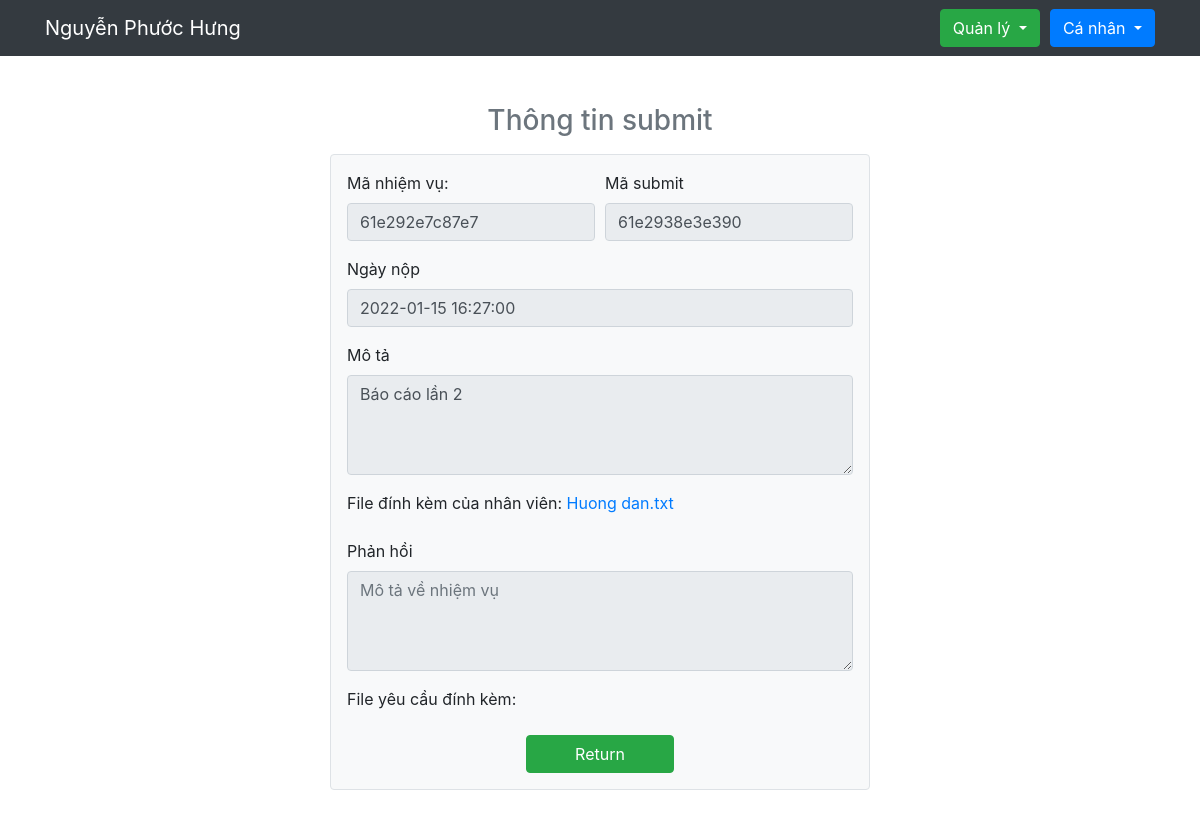
/views/detail_submit.php?id=61e2938e3e390 (signed in), run on the app's committed database.
### tables this page shows
CREATE TABLE `submit` (
  `submit_id` varchar(50) NOT NULL,
  `task_id` varchar(50) NOT NULL,
  `submit_date` datetime NOT NULL,
  `tag_file` varchar(50) NOT NULL,
  `deatail` varchar(5000) NOT NULL,
  `status` varchar(50) NOT NULL,
  `detail_response` varchar(500) NOT NULL,
  `tag_file_response` varchar(500) NOT NULL
);

### admin/db.php (called while the page is built, shortened)
<?php
function open_database()
{
    $conn = new mysqli(host, user, pass, db);
    $conn->set_charset("utf8");
    return $conn;
}
function get_submit($id)
{
    $sql = 'select * from submit where submit_id = ?';
    $conn = open_database();
    $stm = $conn->prepare($sql);
    $stm->bind_param('s', $id);
    if (!$stm->execute()) {
        return array('code' => 1, 'error' => 'Can not execute command');
    }
    $result = $stm->get_result();
    return array('code' => 0, 'data' => $result);
}

### views/detail_submit.php (the view, shortened to what this page needs)
<?php
if ($_SESSION['possition'] == "employee") {
    include_once "../views/navbar_employee.php";
} else if ($_SESSION['possition'] == "leader") {
    include_once "../views/navbar_leader.php";
}
require_once('../admin/db.php');
if (isset($_GET['id'])) {
    $submit = get_submit($_GET['id']);
    $data = $submit['data']->fetch_assoc();
    if ($data['tag_file'] == "" || $data['tag_file'] == " " || is_null($data['tag_file'])) {
        $namefile = '';
    } else {
        $file = explode("/", $data['tag_file']);
        if (isset($file['2'])) {
            $namefile = $file['2'];
        }
    }
    if ($data['tag_file_response'] == "" || $data['tag_file_response'] == " " || is_null($data['tag_file_response'])) {
        $namefile1 = '';
    } else {
        $file1 = explode("/", $data['tag_file_response']);
        if (isset($file1['2'])) {
            $namefile1 = $file1['2'];
        }
    }
}
else {
    header('Location: unknown.php');
    exit();
}
?>
<div class="container">
    <div class="row justify-content-center">
        <div class="col-md-8 col-lg-6">
            <h3 class="text-center text-secondary mt-5 mb-3">Thông tin submit</h3>
            <form method="post" action="" enctype="multipart/form-data" class="border rounded w-100 mb-5 mx-auto px-3 pt-3 bg-light">
                <div class="form-row">
                    <div class="form-group col-md-6">
                        <label>Mã nhiệm vụ:</label>
                        <input disabled value='<?php echo $data['task_id'] ?>' class="form-control " name="id" id="id" type="text" placeholder="Chưa có mã nhiệm vụ">
                    </div>
                    <div class="form-group col-md-6">
                        <label>Mã submit</label>
                        <input disabled value='<?php echo $data['submit_id'] ?>' class="form-control" name="department" id="department" type="text" placeholder="Chưa có phòng ban">
                    </div>
                </div>
                <div class="form-group">
                    <label>Ngày nộp</label>
                    <input disabled value="<?php echo $data['submit_date'] ?>" class="form-control" name="startDay" id="startDay" type="text" placeholder="Ngày giao">
                </div>
                <div class="form-group">
                    <label>Mô tả</label>
                    <textarea disabled class="form-control" name="detail" id="detail" cols="20" rows="10" style="height:100px" placeholder="Mô tả về nhiệm vụ"><?php echo $data['deatail'] ?></textarea>
                </div>
                <div class="form-group">
                    <label for="">File đính kèm của nhân viên: <a href="../file/<?= $data['tag_file'] ?>" download=""><?= $namefile ?></a></label>
                </div>
                <div class="form-group">
                    <label>Phản hồi</label>
                    <textarea disabled class="form-control" name="detail" id="detail" cols="20" rows="10" style="height:100px" placeholder="Mô tả về nhiệm vụ"><?php echo $data['detail_response'] ?></textarea>
                </div>
                <div class="form-group">
                    <label for="">File yêu cầu đính kèm: <a href="../file/<?= $data['tag_file_response'] ?>"><?= $namefile1 ?></a></label>
                </div>
                <div class="form-group text-center">
                    <div class="form-group">
                        <p class="text-center" style="margin:15px">
                            <a href="submitlist.php?id=<?= $data['task_id'] ?>" class="btn btn-success px-5 h-5">Return</a></span>
                        </p>
                    </div>
            </form>
        </div>
    </div>
</div>

### data on the page
submit: id "61e292e7c87e7", department "61e2938e3e390", startDay "2022-01-15 16:27:00", detail "Báo cáo lần 2", tag_file "Huong dan.txt"

### other printed values
$_SESSION['fullname'] "Nguyễn Phước Hưng"
